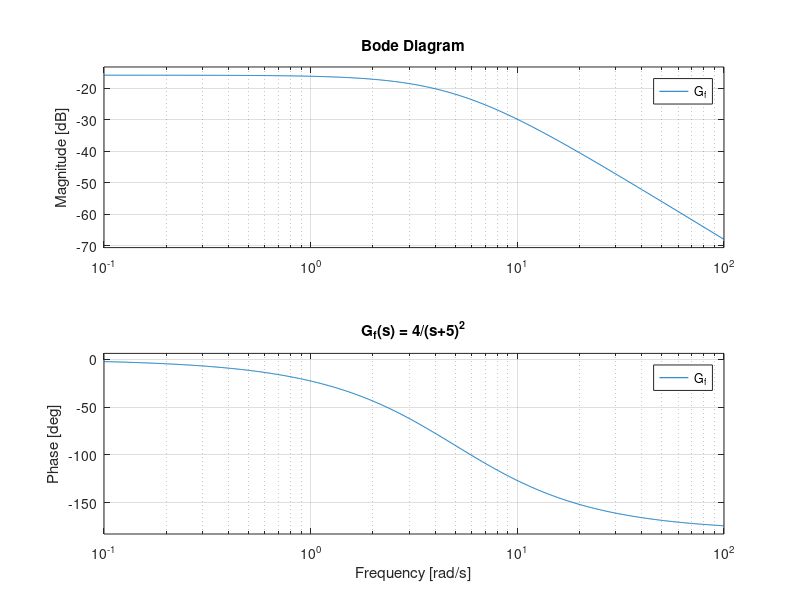

MATLAB code to generate this figure:
%% Lista 01
clear all; close all; clc;

%% 1) Calcule os determinantes das matrizes:
disp("QUESTÃO 1");
clear M1 M2 M3 M5
M1 = [1 3 0; -1 2 1; 1 -1 1] 
disp("det(M1) = "); det(M1)

M2 = [-1 3 2; -1 2 1; 2 -6 -4]
disp("det(M2) = "); det(M2)

M3 = [1 0 3 5; 3 1 1 0; 0 1 1 1; 1 2 3 4]
disp("det(M3) = "); det(M3)

M5 = [-1 3 0 0 0 0; 2 1 0 0 0 0; 0 0 1 2 0 0; 0 0 -1 -1 0 0; 0 0 0 0 5 6; 0 0 0 0 1 1]
disp("det(M5) = "); det(M5)

%% 2) Quando possível, calcule as inversas das seguintes matrizes:
disp("QUESTÃO 2");
clear A B C D E
A = [1 2; 3 1]
disp("inv(A) = "); inv(A)

B  = [ 1 3 0; -1 2 1; 1 -1 1]
disp("inv(B) = "); inv(B)

C = [-1 3 2; -1 2 1; 2 -6 -4]
disp("inv(C) = Não Existe. "); inv(C) 

%% 8)
%  Calcule os autovalores das seguintes matrizes:
disp("QUESTÃO 8");
clear A B C D

A = [1 2; 0 4]
disp("eig(A) = "); eig(A)

B = [1 2; 2 4]
disp("eig(B) = "); eig(B)

C = [2 2; 8 8]
disp("eig(C) = "); eig(C)

D = [1 0; 1 4]
disp("eig(D) = "); eig(D)

%%  9)
% Trace os Diagramas de Bode dos seguintes sistemas:
disp("QUESTÃO 9");
clear G_a G_b G_c G_d G_e G_f

% Letra (a)
G_a = tf(1, 1);

% Letra (b)
G_b = tf(1, [1 0]);

% Letra (c)
G_c = tf(1, [1 1]);

% Letra (d)
G_d = tf(4, conv([1 3], [1 8])); % (s+3)(s+8)

% Letra (e)
num_e = 5 * conv([0.01 1], [0.01 1]);               % (1 + 0.01s)^2
den_e = conv([1 0], conv([0.0001 1], [0.0001 1]));  % s*(1 + 0.0001s)^2
G_e = tf(num_e, den_e);

% Letra (f)
G_f = tf(4, conv([1 5], [1 5])); % (s+5)^2

% Plots
figure;
subplot(3,2,1);
bode(G_a); grid on; title('G_a(s) = 1');

subplot(3,2,2);
bode(G_b); grid on; title('G_b(s) = 1/s');

subplot(3,2,3);
bode(G_c); grid on; title('G_c(s) = 1/(s+1)');

subplot(3,2,4);
bode(G_d); grid on; title('G_d(s) = 4/[(s+3)(s+8)]');

subplot(3,2,5);
bode(G_e); grid on; title('G_e(s) = 5(1+0.01s)^2 / [s(1+0.0001s)^2]');

subplot(3,2,6);
bode(G_f); grid on; title('G_f(s) = 4/(s+5)^2');

%% 17)
% Para o sistema mostrado a seguir, utilizando a fórmula de Ackermann, 
% projete um observador de estados tal que os pólos do sistema observador 
% sejam o dobro dos pólos de malha aberta da planta. 
% Apresente, como resultado, o ganho L do observador.
disp("QUESTÃO 17");
clear A B C D L

% Matrizes
A = [1 2; -3 -4];
B = [1; 2];
C = [1 0];

% 1. Autovalores da planta
p_plant = eig(A)

% 2. Dobro dos polos da planta 
p_observer = 2 * p_plant;

% 3. Ganho do observador (Ackermann)
disp('Ganho do observador L:')
L = acker(A', C', p_observer)'

%% 19)
% 19) Dado o sistema mostrado a seguir, descrito no espaço de estados, 
% verifique se este sistema é (i) estável, se é (ii) controlável e (iii)
% observável. Por fim, (iv) obtenha a função detransferência que descreve 
% a sua relação de entrada e saída.
disp("QUESTÃO 19");
clear A B C D L Co Ob

% Matrizes
A = [20 -200; 0 0];
B = [0; 1];
C = [0 200];
D = 0;

% Verificar se o sistema é (i) estável:
autovalores = eig(A);
if all(real(autovalores) < 0)
    disp('Sistema Estável');
else
    disp('Sistema NÃO é Estável');
end

% Verificar se o sistema é (ii) controlável:
Co = ctrb(A, B);
if rank(Co) == size(A,1)
    disp("Sistema Controlável");
else
    disp("Sistema NÃO é Controlável");
end

% Verificar se o sistema é (iii) observável:
Ob = obsv(A, C);

if rank(Ob) == size(A,1)
    disp("Sistema Observável");
else
    disp("Sistema NÃO é Observável");
end

% Calcular a função de transferência
s = tf('s');  % Define a variável 's' para a função de transferência
G = C * inv(s * eye(size(A)) - A) * B + D

%% 21
% Dado o sistema mostrado a seguir, descrito no espaço de estados, 
% verifique se este sistemaé (i) estável, se é (ii) controlável e (iii) 
% observável. Por fim, (iv) obtenha a função detransferência que descreve 
% a sua relação de entrada e saída.

disp("QUESTÃO 21");
clear A B C D s Co Ob G

% Matrizes
A = [3 -2 0; 1 0 0; 0 1 0];
B = [1; 0; 0];
C = [0 0 1];
D = 0;

% Verificar se o sistema é (i) estável:
autovalores = eig(A);
if all(real(autovalores) < 0)
    disp('Sistema Estável');
else
    disp('Sistema NÃO é Estável');
end

% Verificar se o sistema é (ii) controlável:
Co = ctrb(A, B);
if rank(Co) == size(A,1)
    disp("Sistema Controlável");
else
    disp("Sistema NÃO é Controlável");
end

% Verificar se o sistema é (iii) observável:
Ob = obsv(A, C);

if rank(Ob) == size(A,1)
    disp("Sistema Observável");
else
    disp("Sistema NÃO é Observável");
end

% Calcular a função de transferência
s = tf('s');  % Define a variável 's' para a função de transferência
G = C * inv(s * eye(size(A)) - A) * B + D